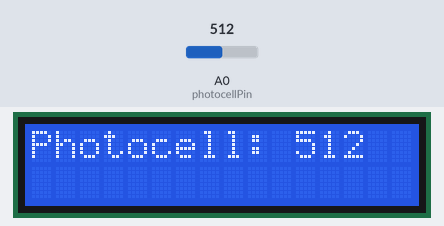
The sketch below on a simulated Arduino Mega 2560, built with avr-gcc and run on an emulated ATmega2560. Parts: 16×2 character LCD. The inputs (shaded band) are chosen by the test bench; at power-on: A0 (photocellPin) = 512. What the sketch prints to the serial monitor is not drawn.

Above: at 1.2 s.
1.3 s: A0 (photocellPin) set to 716
At 2.8 s:
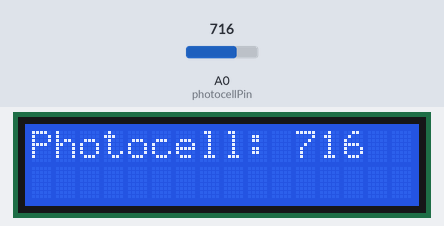
3.5 s: A0 (photocellPin) set to 900
At 4.5 s:
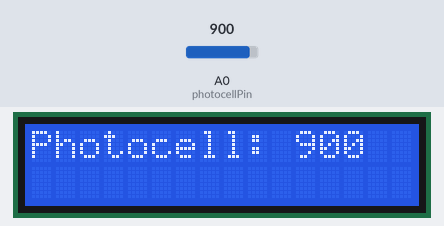
5.5 s: A0 (photocellPin) set to 1023
At 7.4 s:
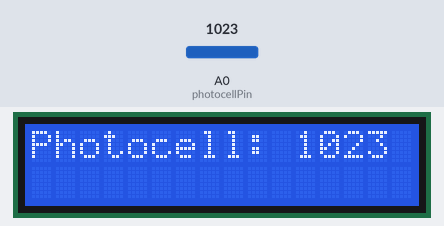
Timing chart, 0 to 8.9 s (numbered marks = the images above; inputs shaded):
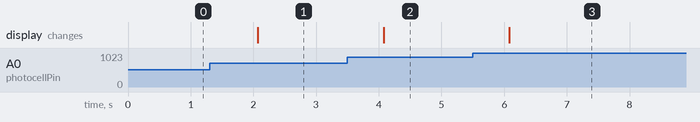

The sketch:

lcd_led_boton_potenciometro.ino
```cpp
#include <LiquidCrystal.h>
const int photocellPin = A0;
const int ledPin = 13;
LiquidCrystal lcd(52, 50, 48, 46, 44, 42);
int outputValue = 0;
/*************************************************/
void setup() {
  lcd.begin(16, 2);
  Serial.begin(9600);
}
/*************************************************/
void loop() {
  outputValue = analogRead(photocellPin);
  lcd.setCursor(0, 0);
  lcd.print("Photocell:");
  lcd.setCursor(11, 0);
  lcd.print(outputValue);  //print the temperature on lcd1602
  Serial.println(outputValue);
  delay(1000);
  lcd.setCursor(11, 0);
  lcd.print("");
}
/*************************************************/
```

Measured:
- after the input at 1.3 s, the display: changes after 0.77 s (image 1)
- after the input at 3.5 s, the display: changes after 0.58 s (image 2)
- after the input at 5.5 s, the display: changes after 0.58 s (image 3)
